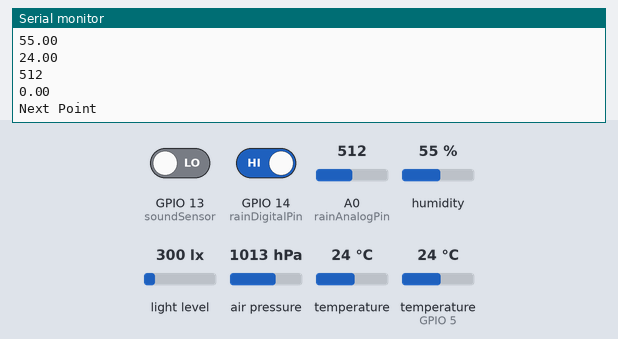
Simulated run of this sketch. Board: ESP8266 (NodeMCU). On the bench: the last lines printed to the serial monitor. The test bench sets the inputs (shaded band); at power-on: humidity 55 %, light level 300 lx, A0 (rainAnalogPin) = 512, GPIO 13 (soundSensor) LOW, GPIO 14 (rainDigitalPin) HIGH, air pressure 1013 hPa, temperature 24 °C, temperature (sensor on GPIO 5) 24 °C. WiFi joins after 1.5 s; servers stay silent unless stated.

Above: at 3.7 s.
3.8 s: humidity set to 22 %
11.6 s: light level set to 40 lx
At 13.23 s:
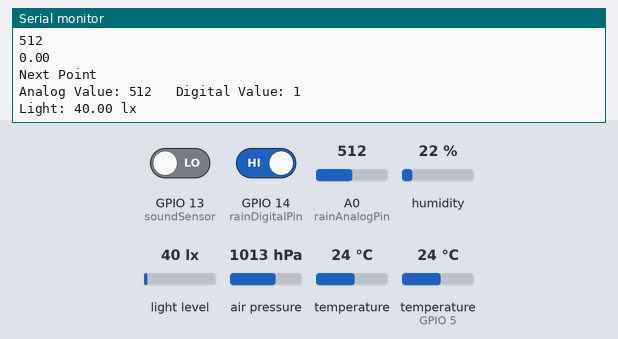
19.4 s: A0 (rainAnalogPin) set to 716
At 24.9 s:
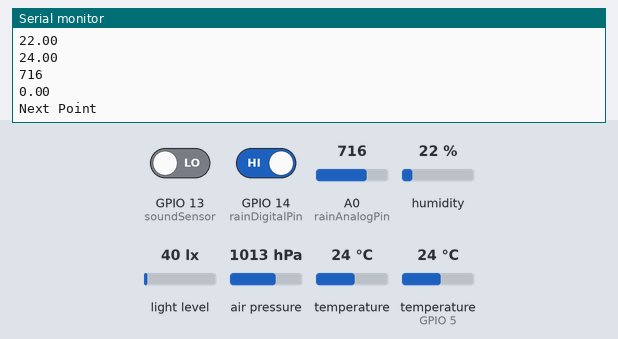
27.2 s: GPIO 13 (soundSensor) driven HIGH
35.0 s: GPIO 14 (rainDigitalPin) driven LOW
At 35.8 s:
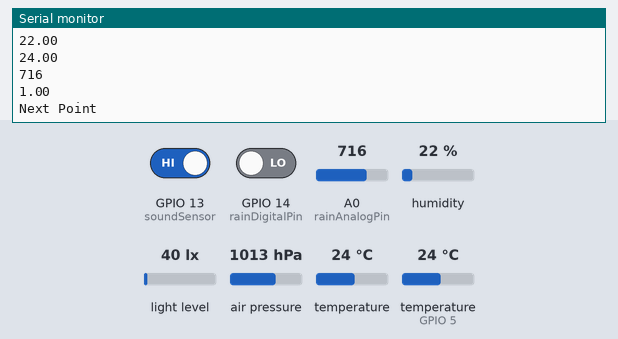
42.8 s: air pressure set to 952 hPa
At 44.45 s:
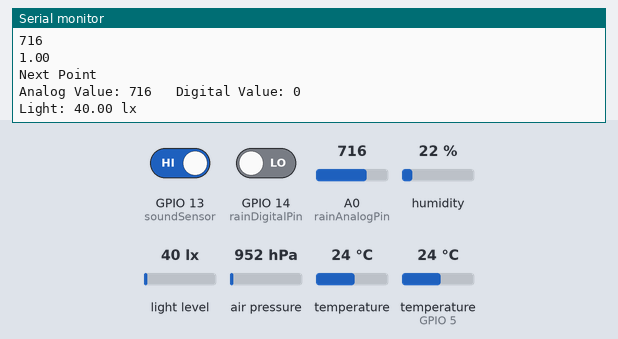
Timing chart, 0 to 46.0 s (numbered marks = the images above; inputs shaded):
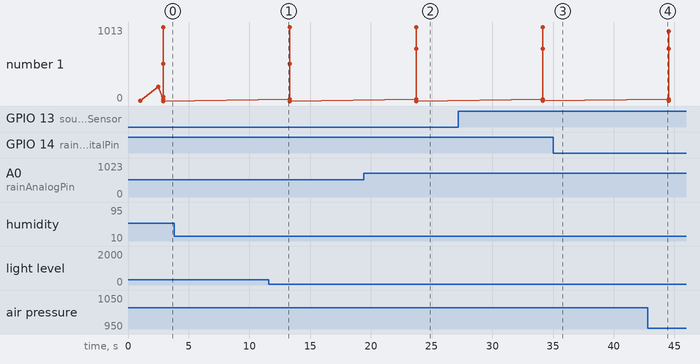

Measured:
- after the input at 11.6 s, the serial monitor: prints a new line after 1.4 s (image 1)
- after the input at 19.4 s, the serial monitor: prints a new line after 4.0 s (image 2)

The sketch:

sketch_jan29a.ino
```cpp
#include "ThingSpeak.h"
#include <ESP8266WiFi.h>
#include <Adafruit_BMP280.h>
#include <Wire.h>
#include <BH1750.h>
#include <DHT.h>
#define BMP280_I2C_ADDRESS 0x76
#define DHTTYPE DHT22
#define DHTPIN 5
DHT dht(DHTPIN, DHTTYPE);
Adafruit_BMP280 bmp280;
BH1750 lightMeter;
const int rainDigitalPin = 14;
const int rainAnalogPin = A0;
const int rainSensorPowerPin = 12;
const int soundSensor = 13;
const char* ssid     = "WLAN Kunterbunt";//Replace with Network SSID
const char* password = "e@L7r6cmda##Mj9NX^L4Gi5Q#8HhhS";//Replace with Network Password
unsigned long ch_no = 2019428;//Replace with Thingspeak Channel no.
const char * write_api = "CJZHPF5QT3S9ZIYM";
WiFiClient  client;
void setup(void)
{
  Serial.begin(9600);
  delay(1000);
  Wire.begin(4,0);
  Serial.println(bmp280.begin(BMP280_I2C_ADDRESS));
  if ( bmp280.begin(BMP280_I2C_ADDRESS) == 0 )
  {
    Serial.println("error");
    while (1)
      delay(1000);
  }
  WiFi.begin(ssid, password);
  while (WiFi.status() != WL_CONNECTED)
  {
    delay(500);
    Serial.print(".");
  }
  Serial.println("WiFi connected");
  Serial.println(WiFi.localIP());
  ThingSpeak.begin(client);
  lightMeter.begin(BH1750::CONTINUOUS_HIGH_RES_MODE);
  pinMode(rainDigitalPin, INPUT);
  pinMode(rainAnalogPin, INPUT);
  pinMode(rainSensorPowerPin, OUTPUT);
  pinMode(soundSensor,INPUT);
  bmp280.setSampling(Adafruit_BMP280::MODE_FORCED,     /* Operating Mode. */
                  Adafruit_BMP280::SAMPLING_X1,     /* Temp. oversampling */
                  Adafruit_BMP280::SAMPLING_X1,    /* Pressure oversampling */
                  Adafruit_BMP280::FILTER_OFF,      /* Filtering. */
                  Adafruit_BMP280::STANDBY_MS_4000); /* Standby time. */
  dht.begin();
}
void loop()
{
  digitalWrite(rainSensorPowerPin, HIGH); // Schaltet den Strom für den Sensor ein
  delay(100);
  int rainDigital = digitalRead(rainDigitalPin);
  int rainAnalog = analogRead(rainAnalogPin);

  Serial.print("Analog Value: ");
  Serial.print(rainAnalog);
  Serial.print("\t Digital Value: ");
  Serial.println(rainDigital);            // 0 = Regen / 1 = kein Regen

  digitalWrite(rainSensorPowerPin, LOW);  // Schaltet den Strom für den Sensor aus
  float sound=digitalRead(soundSensor);
  bmp280.takeForcedMeasurement();
  float temp     = bmp280.readTemperature();
  float pressure = bmp280.readPressure();
  float hpa = pressure / 100;
  float temp2 = dht.readTemperature();
  float humid = dht.readHumidity();
  float lux = lightMeter.readLightLevel();
  Serial.print("Light: ");
  Serial.print(lux);
  Serial.println(" lx");
  ThingSpeak.setField(1, temp);
  ThingSpeak.setField(2, hpa);
  ThingSpeak.setField(3, humid);
  ThingSpeak.setField(4, rainAnalog);
  ThingSpeak.setField(5, temp2);
  ThingSpeak.setField(6, lux);
  ThingSpeak.writeFields(ch_no, write_api);
  Serial.println(temp);
  Serial.println(hpa);
  Serial.println(humid);
  Serial.println(temp2);
  Serial.println(rainAnalog);
  Serial.println(sound);
  Serial.println("Next Point");
  delay(10000);
}
```
